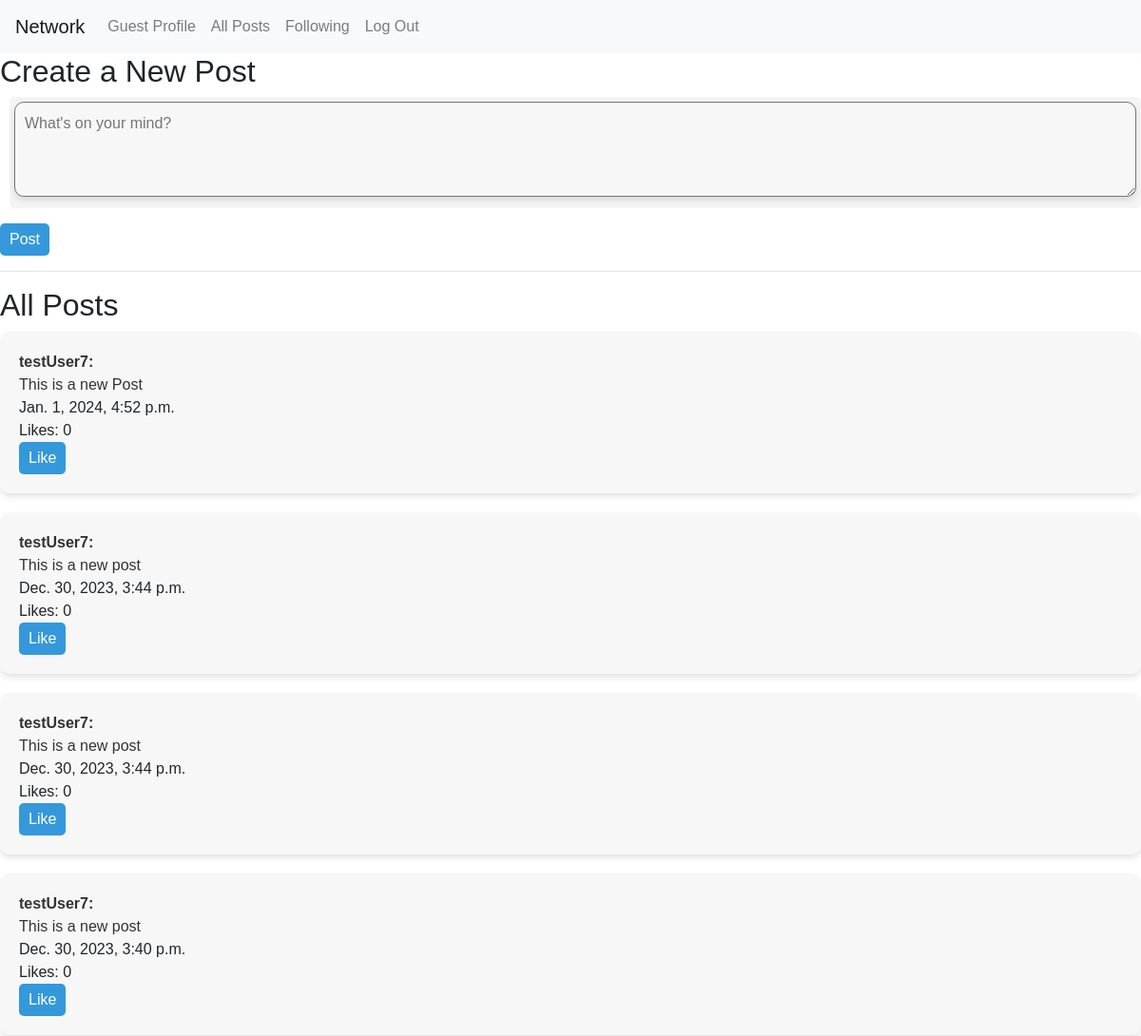
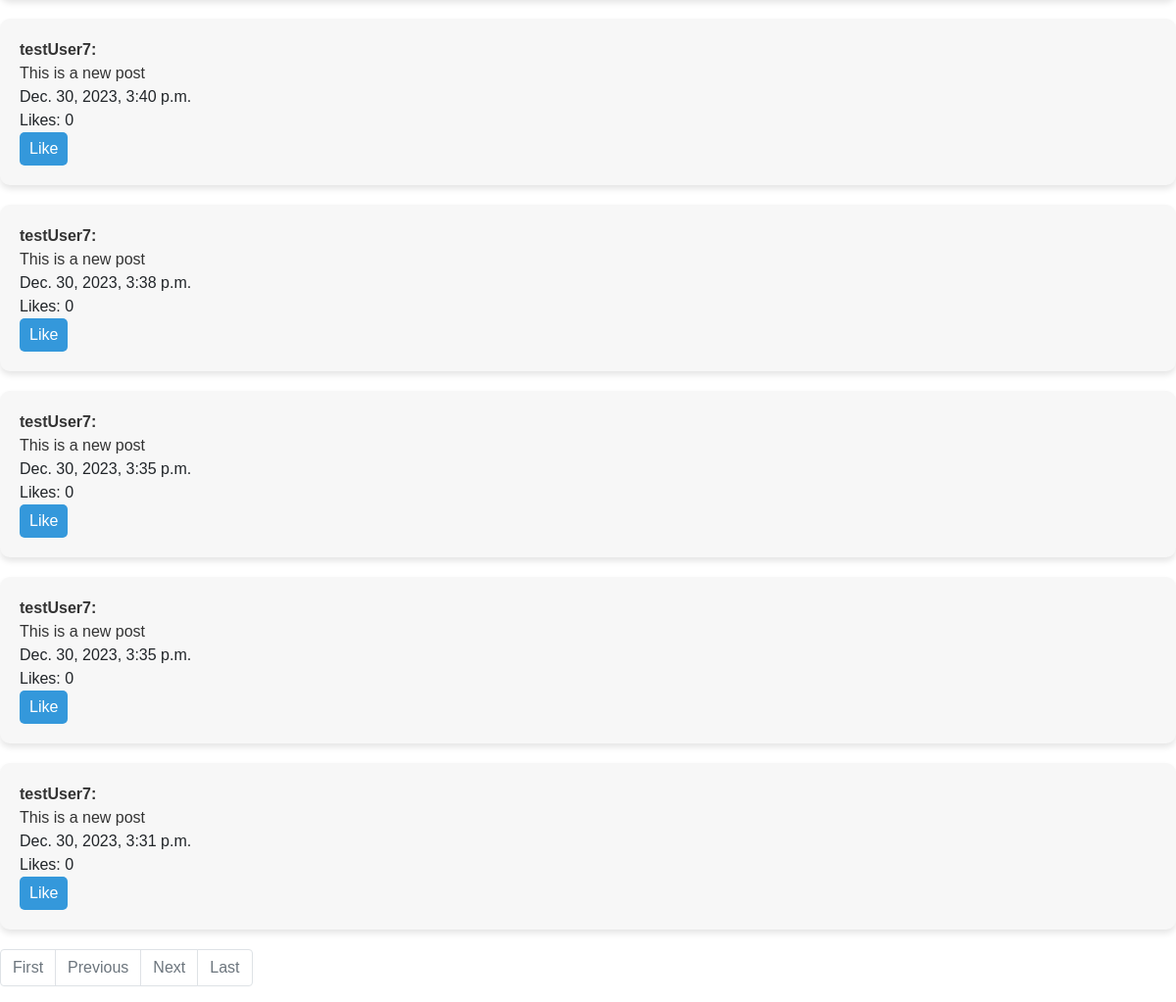
Screenshot of /network/new_post/ (signed in) with the database file from the repository (2 pictures, top to bottom).
### network/models.py (models this page shows, shortened)
class New_Post(models.Model):
    user = models.ForeignKey(settings.AUTH_USER_MODEL, on_delete=models.CASCADE, related_name="posts")
    content = models.TextField(max_length=500)
    timestamp = models.DateTimeField(auto_now_add=True)
    likes = models.ManyToManyField(settings.AUTH_USER_MODEL, related_name='liked_posts', blank=True)
    @property
    def num_likes(self):
        return self.likes.count()

### network/views.py (the view)
# urls.py: path('new_post/', views.new_post, name='new_post'),
@login_required
def new_post(request):
    if request.method == "POST":
        form = NewPostForm(request.POST)
        if form.is_valid():
            post = form.save(commit=False)
            post.user = request.user
            post.save()
            return redirect('network:new_post')
        else:
            posts = New_Post.objects.all().order_by('-timestamp')
            page_obj = paginate_posts(request, posts)
            context = {
                'page_obj': page_obj
            }
            context['form'] = form
            context['posts'] = posts
            return render(request, "network/new_post.html", context)
    elif request.method == "GET":
        form = NewPostForm()
        posts = New_Post.objects.all().order_by('-timestamp')
        page_obj = paginate_posts(request, posts)
        context = {
        'form': form,
        'posts': posts,
        'page_obj': page_obj
        }
        return render(request, "network/new_post.html", context)

### network/forms.py
class NewPostForm(forms.ModelForm):
    class Meta:
        model = New_Post
        fields = ['content']
        widgets = {
            'content': forms.Textarea(attrs={'placeholder': "What's on your mind?"}),
        }

### network/util.py (called while the page is built)
def paginate_posts(request, queryset, posts_per_page=10):
    paginator = Paginator(queryset, posts_per_page)
    page_number = request.GET.get('page')
    try:
        page_obj = paginator.get_page(page_number)
    except EmptyPage:
        page_obj = paginator.get_page(paginator.num_pages)
    return page_obj

### network/templates/network/new_post.html (shortened to what this page needs)
{% extends "network/layout.html" %}
{% load static %}
{% block body %}
    <div>
        <h2>Create a New Post</h2>
        <form class="text-area" method="post">
            {{ form.as_p }}
            <button type="submit">Post</button>
        </form>
    </div>
    <hr>
    <div>
        <h2>All Posts</h2>
        {% for post in page_obj %}
        <div data-post-id="{{ post.id }}" class="post">
            <strong><a href="{% url 'network:profile' post.user.username %}">{{ post.user.username }}: </a></strong>
            <div class="post-content">{{ post.content }}</div>
            {{ post.timestamp }}<br>
            <span id="like-count-{{ post.id }}" class="like-count">Likes: {{ post.num_likes }}</span><br>
            <button class="like-button" data-post-id="{{ post.id }}">
                {% if user in post.likes.all %}
                    Unlike
                {% else %}
                    Like
                {% endif %}
            </button>
        </div>
        {% endfor %}
        {% include 'network/pagination.html' %}
    </div>
{% endblock %}

### network/static/network/styles.css (style rules this page uses)
html, body { background-color: white; width: 100%; font-family: sans-serif; }
textarea { width: 100%; height: 100px; background-color: #f7f7f7; border-radius: 10px; box-shadow: 0 4px 6px rgba(0, 0, 0, 0.1); padding: 10px; }
p { font-family: sans-serif; font-size: 16px; margin-left: 10px; background-color: #f4f4f4 }
p { border-radius: 5px; padding: 5px; }
.post { background-color: #f7f7f7; border-radius: 10px; box-shadow: 0 4px 6px rgba(0, 0, 0, 0.1); padding: 20px; width: 100%; margin-bottom: 20px; }
.post a { font-weight: bold; color: #333; text-decoration: none; }
button { background-color: #3498db; color: white; border: none; padding: 5px 10px; border-radius: 5px; cursor: pointer; transition: background-color 0.3s ease; }
.post-content { font-size: 16px; color: #333; }

### rows the page displays
New_Post: user.username "testUser7", content "This is a new Post", timestamp "Jan. 1, 2024, 4:52 p.m.", num_likes "0", shows "Like"
New_Post: user.username "testUser7", content "This is a new post", timestamp "Dec. 30, 2023, 3:44 p.m.", num_likes "0", shows "Like"
New_Post: user.username "testUser7", content "This is a new post", timestamp "Dec. 30, 2023, 3:44 p.m.", num_likes "0", shows "Like"
New_Post: user.username "testUser7", content "This is a new post", timestamp "Dec. 30, 2023, 3:40 p.m.", num_likes "0", shows "Like"
New_Post: user.username "testUser7", content "This is a new post", timestamp "Dec. 30, 2023, 3:40 p.m.", num_likes "0", shows "Like"
New_Post: user.username "testUser7", content "This is a new post", timestamp "Dec. 30, 2023, 3:38 p.m.", num_likes "0", shows "Like"
New_Post: user.username "testUser7", content "This is a new post", timestamp "Dec. 30, 2023, 3:35 p.m.", num_likes "0", shows "Like"
New_Post: user.username "testUser7", content "This is a new post", timestamp "Dec. 30, 2023, 3:35 p.m.", num_likes "0", shows "Like"
New_Post: user.username "testUser7", content "This is a new post", timestamp "Dec. 30, 2023, 3:31 p.m.", num_likes "0", shows "Like"
